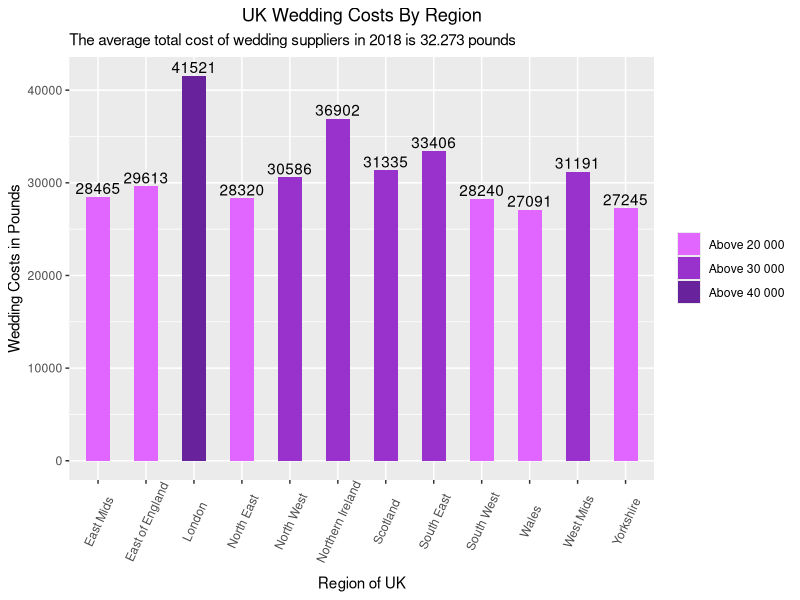
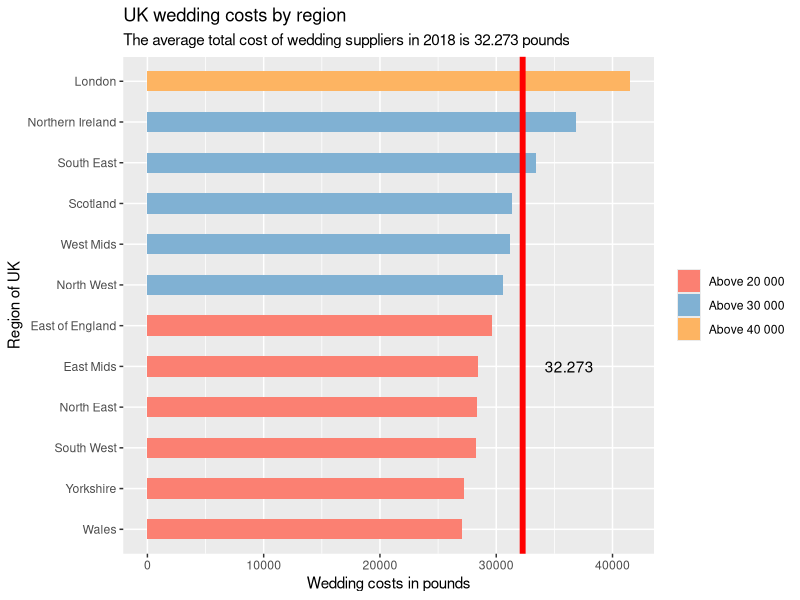

Write R code to recreate these figures, in order.
## ---- chunk 1
knitr::opts_chunk$set(echo = TRUE)
## ---- chunk 2
library(ggplot2)
wedding_costs <- c(41521, 29613, 27091, 31191, 28465, 27245, 30586, 28320, 28240, 33406, 31335, 36902)
region <- c("London", "East of England", "Wales", "West Mids", "East Mids", "Yorkshire", "North West", "North East",
            "South West", "South East", "Scotland", "Northern Ireland")
wedding_data <- data.frame(region = region, 
                           wedding_costs = wedding_costs)
wedding_data$limits <- ifelse(wedding_costs > 40000, "Above 40 000", 
                              ifelse(wedding_costs > 30000, "Above 30 000", "Above 20 000"))

ggplot(data = wedding_data, 
  aes(x = region, y = wedding_costs), fill = wedding_costs) +
  geom_bar(aes(fill=factor(limits)), position = 'dodge', stat="identity", width=.5) +
  scale_fill_manual(values=c("#E066FF", "#9932CC", "#68229B")) +
  theme(axis.line = element_blank(), 
        plot.title = element_text(hjust=0.5)) + 
  labs(title="UK Wedding Costs By Region", 
       subtitle="The average total cost of wedding suppliers in 2018 is 32.273 pounds", 
       x="Region of UK", y="Wedding Costs in Pounds") + 
  theme(axis.text.x = element_text(angle=65, vjust=0.6), legend.title = element_blank()) +
  geom_text(aes(label=wedding_costs), position=position_dodge(width=0.9), vjust=-0.25) 
## ---- chunk 3
library(ggplot2)
library(RColorBrewer)
wedding <- wedding_data[order(wedding_data$wedding_costs),]
wedding$region <- factor(wedding$region, levels=wedding$region)
col <- brewer.pal(6,"Set3")

ggplot(wedding,
  aes(x = region, y = wedding_costs), fill = wedding_costs) +
  geom_bar(aes(fill=factor(limits)), position = 'dodge', stat="identity", width=.5) +
  geom_hline(yintercept = 32273, color="red", size=2) +
  annotate("text", x = wedding$region[5], y = 36273, label = "32.273") +
  scale_fill_manual(values=col[c(4,5,6)], labels=c("Above 20 000", "Above 30 000", "Above 40 000")) +
  labs(title="UK wedding costs by region", 
       subtitle="The average total cost of wedding suppliers in 2018 is 32.273 pounds", 
       x="Region of UK", y="Wedding costs in pounds") + 
  theme(legend.position="right", legend.title = element_blank()) +
  coord_flip() 
